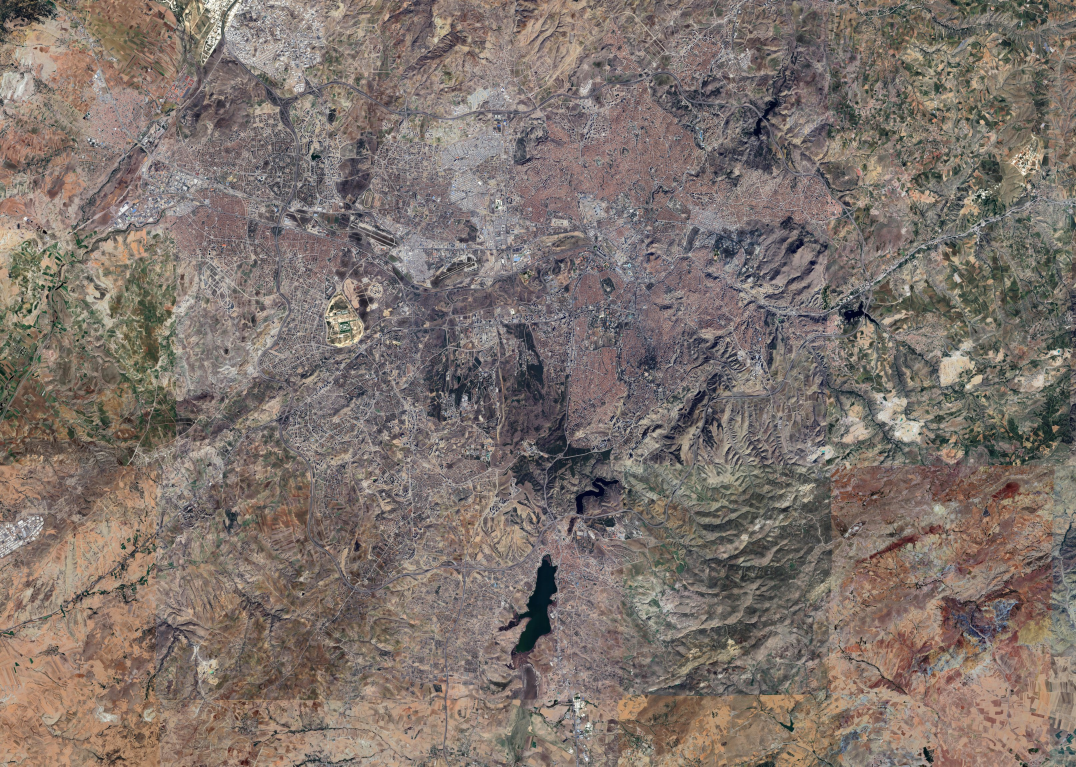
#> input picture ankara.jpg, 3228 x 2300 px, found by its file name (shown at 1/3 size)
$ python sift_matcher_default_referencer.py
#> lines starting #> are read from the running program, lines starting #| are printed output that depends on the picture
import cv2
import numpy as np
import matplotlib
matplotlib.use("Agg")
import matplotlib.pyplot as plt
import time

# ==================== TIMERS ====================
t_start = time.perf_counter()

# Load images
t0 = time.perf_counter()
large = cv2.imread('ankara.jpg')
#> large is the input picture: shape (2300, 3228, 3); mean B, G, R 108.3, 115, 126.5
small = cv2.imread('test.jpg')
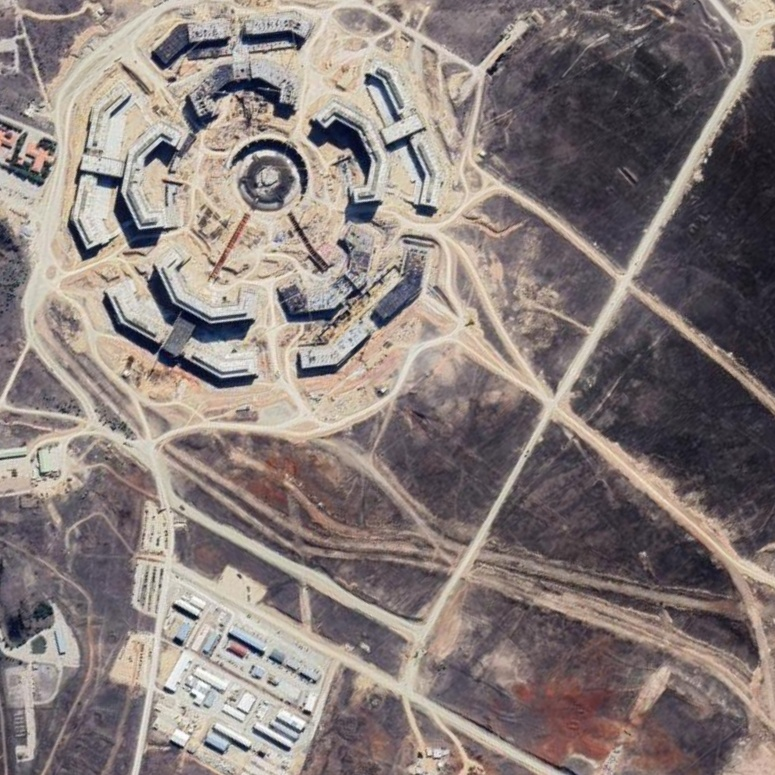
#> input picture test.jpg, 775 x 775 px, found by its file name
#> small is the input picture: shape (775, 775, 3); mean B, G, R 121.6, 124.1, 135
t_load = time.perf_counter() - t0

if large is None or small is None:
    print("Error: Could not load one or both images.")
    exit(1)

# Convert to grayscale
large_gray = cv2.cvtColor(large, cv2.COLOR_BGR2GRAY)
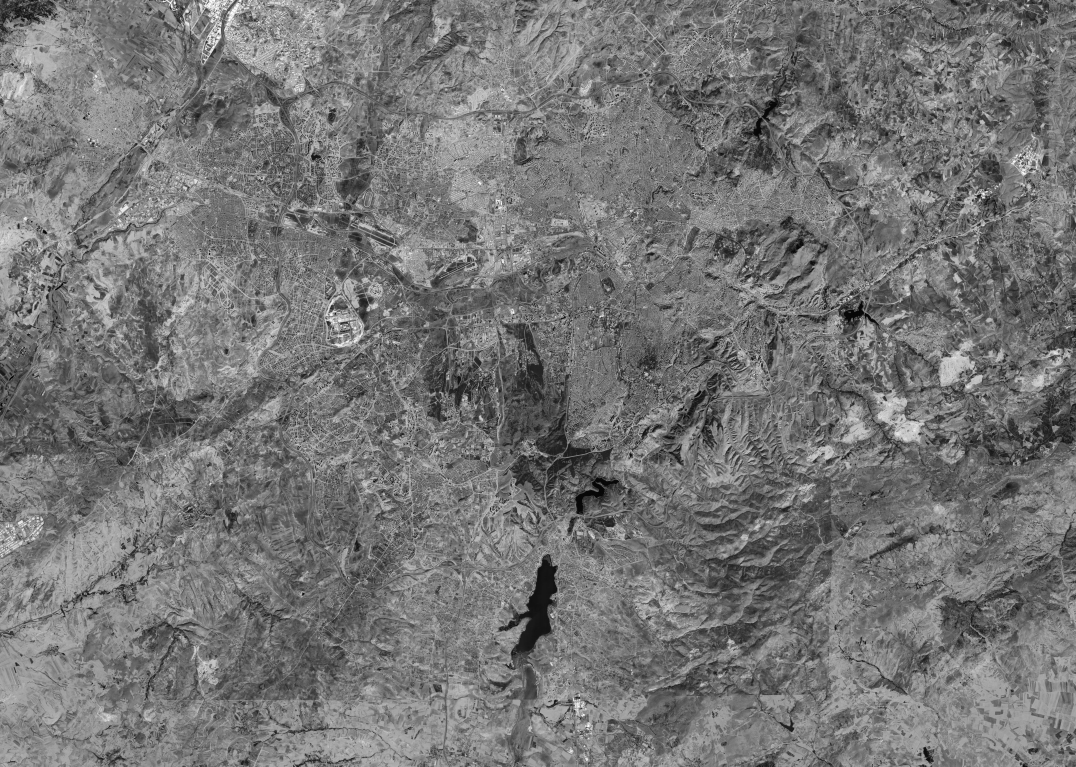
#> large_gray: shape (2300, 3228) (shown at 1/3 size); min 0, max 255, mean 117.7
small_gray = cv2.cvtColor(small, cv2.COLOR_BGR2GRAY)
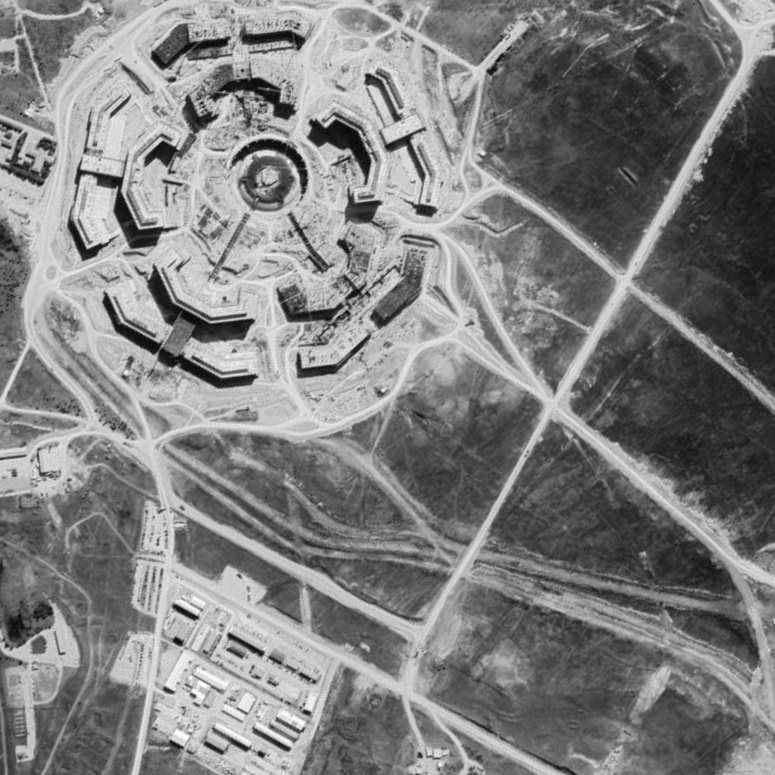
#> small_gray: shape (775, 775); min 6, max 255, mean 127.1

# Initialize SIFT
sift = cv2.SIFT_create()

# Detect keypoints and compute descriptors
t1 = time.perf_counter()
kp_large, des_large = sift.detectAndCompute(large_gray, None)
#> kp_large = 123741 keypoints; strongest (x, y, size): (786, 534, 3.1), (654, 88, 2.8), (2220, 173, 1.8), (1227, 1490, 2)
kp_small, des_small = sift.detectAndCompute(small_gray, None)
#> kp_small = 7695 keypoints; strongest (x, y, size): (261, 754, 4.6), (178, 641, 5.8), (425, 210, 10.5), (164, 152, 15.9)
t_sift = time.perf_counter() - t1

print(f"Keypoints in large image: {len(kp_large)}")
#| Keypoints in large image: 123741
print(f"Keypoints in small image: {len(kp_small)}")
#| Keypoints in small image: 7695

# FLANN parameters for SIFT
FLANN_INDEX_KDTREE = 1
index_params = dict(algorithm=FLANN_INDEX_KDTREE, trees=5)
search_params = dict(checks=50)

flann = cv2.FlannBasedMatcher(index_params, search_params)

# Match descriptors
t2 = time.perf_counter()
matches = flann.knnMatch(des_small, des_large, k=2)
#> matches = 7695 matches
t_match = time.perf_counter() - t2

# Lowe's ratio test
t3 = time.perf_counter()
good_matches = []
for m, n in matches:
    if m.distance < 0.7 * n.distance:
        good_matches.append(m)
#> after the loop, good_matches = 79 matches
t_ratio = time.perf_counter() - t3

print(f"Good matches: {len(good_matches)}")
#| Good matches: 79

if len(good_matches) < 4:
    print("Not enough good matches to compute homography.")
else:
    # Extract matched points
    src_pts = np.float32([kp_small[m.queryIdx].pt for m in good_matches]).reshape(-1, 1, 2)
#> src_pts = 79 rows, first 8: [7.25, 376.3], [62.53, 318.7], [72.42, 197.6], [73.69, 504.5], [109.3, 602.2], [112.2, 610.9], [117.7, 491.1], [117.7, 491.1]
    dst_pts = np.float32([kp_large[m.trainIdx].pt for m in good_matches]).reshape(-1, 1, 2)
#> dst_pts = 79 rows, first 8: [1136.9, 709.4], [1130, 850.2], [395.3, 174.1], [1116.5, 840.4], [1107.4, 836.5], [1107.4, 836.5], [1114.9, 843.7], [1114.9, 843.7]

    # Find homography
    t4 = time.perf_counter()
    M, mask = cv2.findHomography(src_pts, dst_pts, cv2.RANSAC, 5.0)
#> M = [[-0.0568, -0.0658, 1155.7], [0.0706, -0.0567, 864.8], [2.06e-06, 2.7e-06, 1]]; mask = 79 values, max 1 at index 1, min 0 at index 0, mean 0.633
    t_homo = time.perf_counter() - t4
    matches_mask = mask.ravel().tolist()
#> matches_mask has the same summary as mask

    h, w = small_gray.shape
#> h = 775; w = 775
    pts = np.float32([[0, 0], [0, h - 1], [w - 1, h - 1], [w - 1, 0]]).reshape(-1, 1, 2)
#> pts = [[0, 0], [0, 774], [774, 774], [774, 0]]
    dst = cv2.perspectiveTransform(pts, M)
#> dst = [[1155.7, 864.8], [1102.4, 819.1], [1056.8, 872.3], [1109.9, 917.9]]

    # Draw the match region on the large image
    large_with_box = large.copy()
    cv2.polylines(large_with_box, [np.int32(dst)], True, (0, 255, 0), 3, cv2.LINE_AA)

    # Draw matches
    draw_params = dict(
        matchColor=(0, 255, 0),
        singlePointColor=None,
        matchesMask=matches_mask,
        flags=cv2.DrawMatchesFlags_NOT_DRAW_SINGLE_POINTS,
    )
#> draw_params = 4 items
    img_matches = cv2.drawMatches(small, kp_small, large, kp_large, good_matches, None, **draw_params)
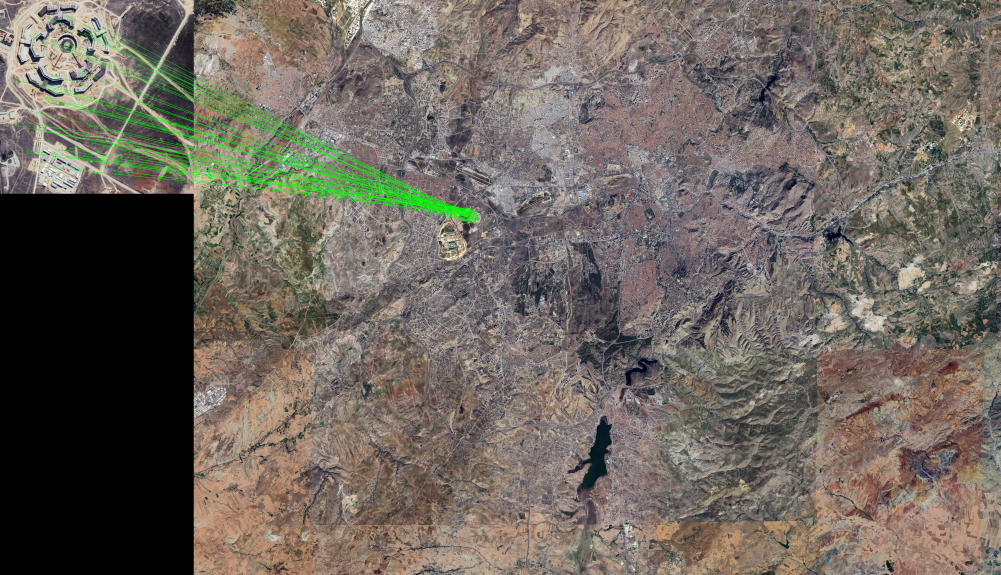
#> img_matches: shape (2300, 4003, 3) (shown at 1/4 size); mean B, G, R 94.1, 102.1, 109.5

    t5 = time.perf_counter()

    # Build result figure
    plt.figure(figsize=(20, 10))

    plt.subplot(221)
    plt.imshow(cv2.cvtColor(small, cv2.COLOR_BGR2RGB))
    plt.title("Query Image (test.jpg)")
    plt.axis("off")

    plt.subplot(222)
    plt.imshow(cv2.cvtColor(large, cv2.COLOR_BGR2RGB))
    plt.title("Train Image (ankara.jpg)")
    plt.axis("off")

    plt.subplot(223)
    plt.imshow(cv2.cvtColor(large_with_box, cv2.COLOR_BGR2RGB))
    plt.title("Detected Region on Large Image")
    plt.axis("off")

    plt.subplot(224)
    plt.imshow(cv2.cvtColor(img_matches, cv2.COLOR_BGR2RGB))
    plt.title("SIFT Feature Matches")
    plt.axis("off")

    plt.tight_layout()
    plt.savefig("matching_result.png", dpi=150)
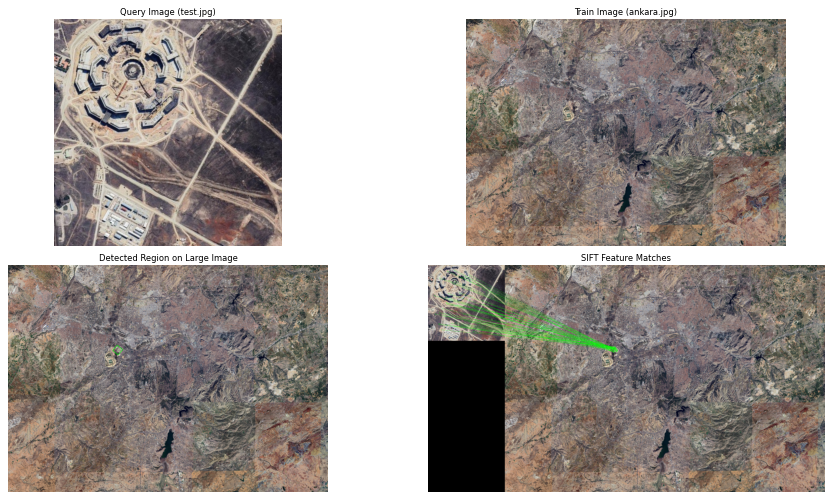
#> figure drawn by matplotlib, 4 panels
    t_draw = time.perf_counter() - t5

    t_total = time.perf_counter() - t_start

    # ==================== PERFORMANCE METRICS ====================
    print("\n" + "=" * 50)
    print("PERFORMANCE METRICS")
    print("=" * 50)
    print(f"Image loading:         {t_load*1000:8.1f} ms")
    print(f"SIFT detection:        {t_sift*1000:8.1f} ms  ({len(kp_large) + len(kp_small)} keypoints)")
#| SIFT detection:         11273.7 ms  (131436 keypoints)
    print(f"FLANN matching:        {t_match*1000:8.1f} ms  ({len(matches)} raw matches)")
#| FLANN matching:          1428.7 ms  (7695 raw matches)
    print(f"Lowe's ratio test:     {t_ratio*1000:8.1f} ms  ({len(good_matches)} good matches)")
#| Lowe's ratio test:          5.1 ms  (79 good matches)
    print(f"Homography (RANSAC):   {t_homo*1000:8.1f} ms")
    print(f"Drawing + saving:      {t_draw*1000:8.1f} ms")
    print("-" * 50)
    print(f"Total execution:       {t_total*1000:8.1f} ms")
    print("=" * 50)
    print("Result saved to matching_result.png")

    # Also print matching region coordinates
    print("\nMatching region corners on large image:")
    for i, pt in enumerate(dst.reshape(4, 2)):
        print(f"  Corner {i + 1}: ({pt[0]:.1f}, {pt[1]:.1f})")
#> this loop made 4 passes
#|   Corner 1: (1155.7, 864.8)
#|   Corner 2: (1102.4, 819.1)
#|   Corner 3: (1056.8, 872.3)
#|   Corner 4: (1109.9, 917.9)
